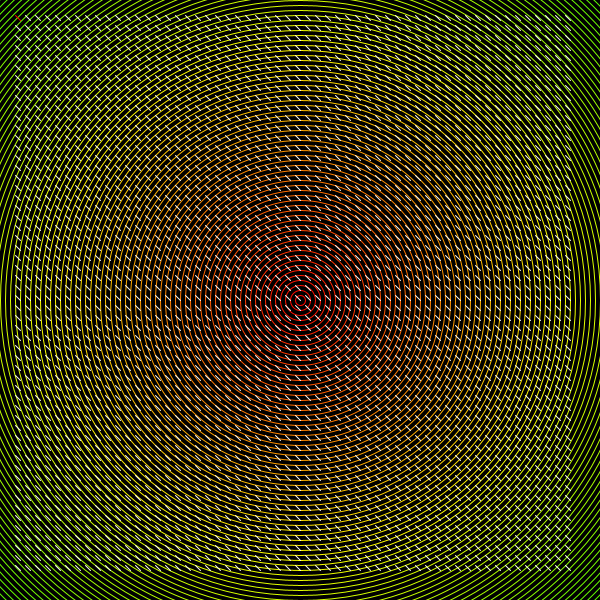
Frame 1 (no input)
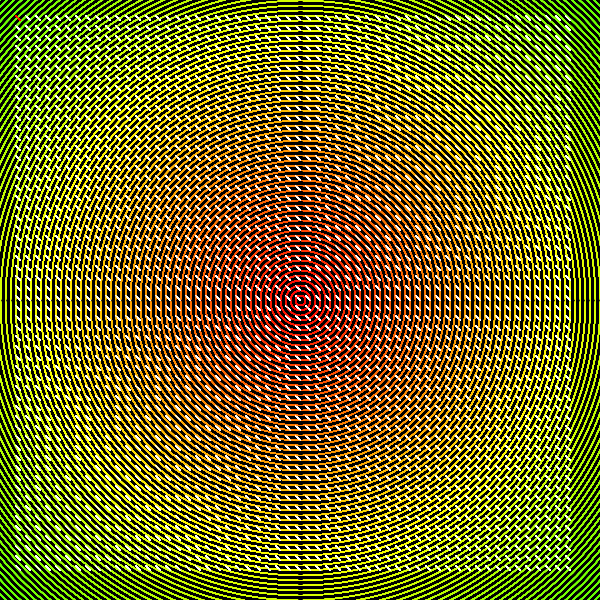
Frame 60 (the mouse pressed at the canvas centre just before this capture)
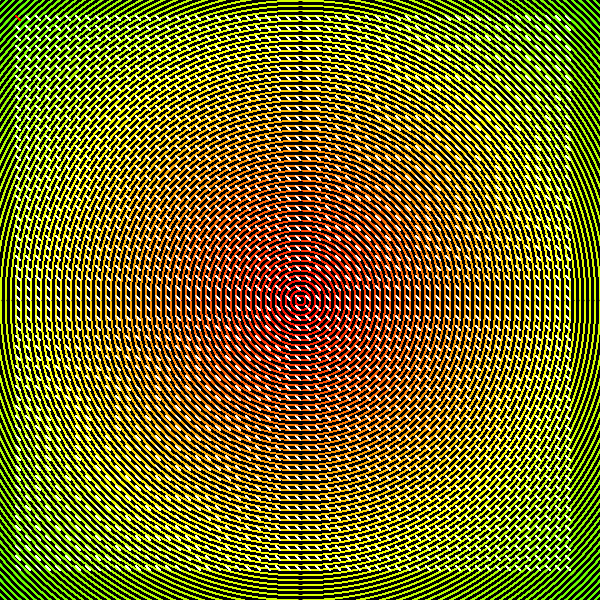
Frame 120 (the mouse held since frame 60 and released just before this capture)

The Processing sketch that drew these frames (run headless with seeded random() and noise(); from frame 60 on, the mouse is pressed at the canvas centre):

// Processing sketch: processing_40400
// ── processing_40400.pde

void setup (){
  size (600,600);
  background(0);
  noStroke();
  smooth();
  colorMode(HSB,360,100,100,100);
}
 
void draw (){
  for(int i=0; i<width; i++){ //rainbow circle loop
    float colorValue = map(i,0,width,0,700);
    noFill();
    stroke(colorValue,100,100,100);
    ellipse(300,300,i*10,i*10);
  }
  for (int x = 20; x< width-20; x+=10){ //white dash loop
    for (int y = 20; y<height-20; y+=10){ 
      if (x<=width) {
        float lineSize = (map(mouseX,0,width,5,25));
        line(x, y, x-5, y-5);
        float ellSize = (map(mouseX,0,width,5,25));
        stroke(#ffffff);  
      }
    }
  }
}
